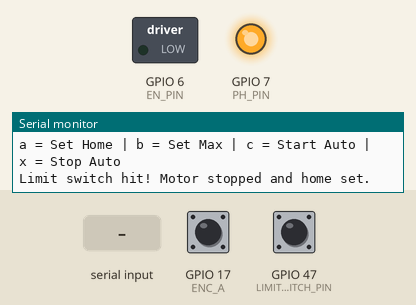
A sketch run on a simulated ESP32-S3. On the bench: switched loads named in the sketch (green lamp = pin HIGH), output pins drawn as LEDs (lit = HIGH), the last lines printed to the serial monitor. The inputs (shaded band) are chosen by the test bench; at power-on: GPIO 47 (LIMIT_SWITCH_PIN) HIGH, GPIO 17 (ENC_A) HIGH.

Above: at 1.2 s.
1.3 s: "0" received over Serial
At 2.9 s:
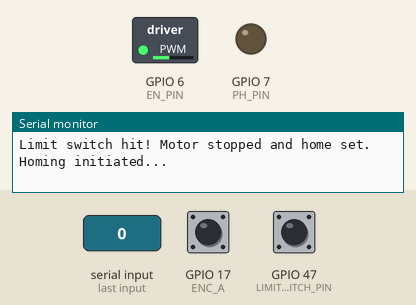
3.5 s: GPIO 47 (LIMIT_SWITCH_PIN) pulled LOW for 0.15 s
At 5.6 s:
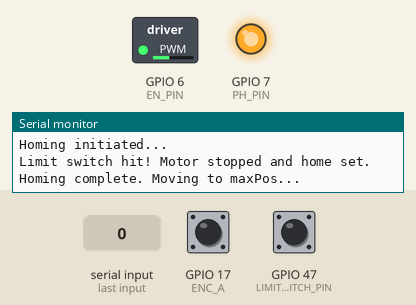
5.9 s: "4" received over Serial
At 6.3 s:
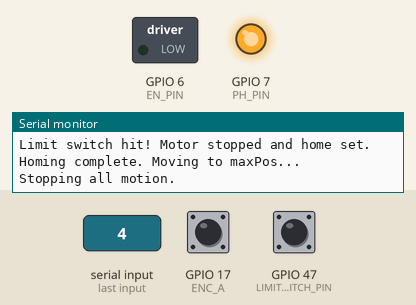
7.4 s: "c" received over Serial
At 7.9 s:
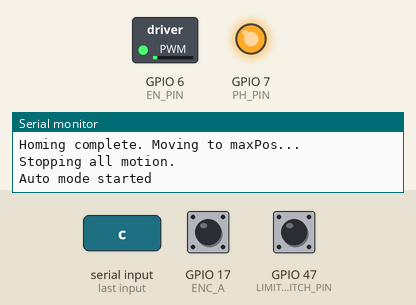
8.9 s: "5" received over Serial
At 10.1 s:
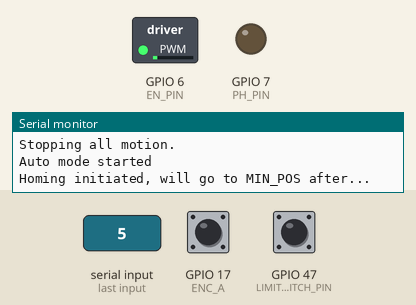
10.4 s: "x" received over Serial
At 10.9 s:
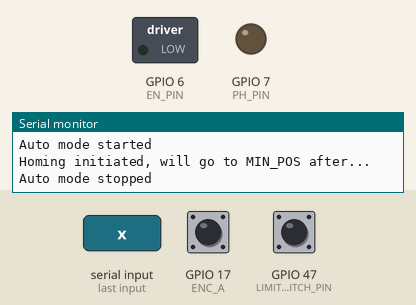
Timing chart, 0 to 12.9 s (numbered marks = the images above; inputs shaded):
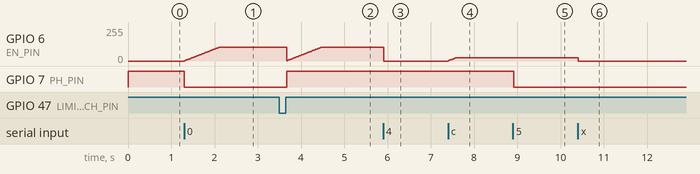

Measured:
- after the input at 1.3 s, GPIO 6 (EN_PIN): moves from 0/255 to 102/255 over 0.79 s, starting at once; GPIO 7 (PH_PIN): HIGH → LOW at once
- after the input at 3.5 s, GPIO 7 (PH_PIN): LOW → HIGH after 0.17 s
- after the input at 5.9 s, GPIO 6 (EN_PIN): 102/255 → 0/255 at once
- after the input at 7.4 s, GPIO 6 (EN_PIN): moves from 0/255 to 26/255 over 0.18 s, starting at once
- after the input at 8.9 s, GPIO 7 (PH_PIN): HIGH → LOW at once
- after the input at 10.4 s, GPIO 6 (EN_PIN): 26/255 → 0/255 at once

The sketch:

vd_testing_zero.ino
```cpp
#include <Arduino.h>
#include "driver/mcpwm.h"

// ----------------------
// Pin Assignments
// ----------------------
#define EN_PIN 6
#define PH_PIN 7
#define ENC_A 17
#define ENC_B 18
#define ENC_IDX 8
#define LIMIT_SWITCH_PIN 47  // Limit switch is HIGH when pressed

// ----------------------
// MCPWM Configuration
// ----------------------
#define MCPWM_UNIT MCPWM_UNIT_0
#define MCPWM_TIMER MCPWM_TIMER_0
#define MCPWM_GEN MCPWM_GEN_A

// ----------------------
// Motion Parameters
// ----------------------
#define MAX_DUTY 40
#define MIN_DUTY 10
#define ACCEL_STEP 1
#define LOOP_DELAY 20
#define MIN_POS 10000  // New minimum position

// ----------------------
// State Variables
// ----------------------
volatile long encoderCount = 0;
long homePos = 0;
long maxPos = 11000000;
bool autoMove = false;
bool movingForward = true;
bool isForward = true;

int targetDuty = 0;
int currentDuty = 0;
int motorState = 0; // 0 = stop, 1 = moving

unsigned long lastPrintTime = 0;
bool prevLimitSwitchState = LOW;

bool homing = false;
bool goToMinAfterHoming = false;
long moveTarget = -1;

// ----------------------
// Encoder Interrupt
// ----------------------
void IRAM_ATTR encoderISR() {
  encoderCount += (isForward ? 1 : -1);
}

// ----------------------
// Setup
// ----------------------
void setup() {
  Serial.begin(115200);

  pinMode(PH_PIN, OUTPUT);
  pinMode(LIMIT_SWITCH_PIN, INPUT_PULLUP);
  pinMode(ENC_A, INPUT_PULLUP);
  pinMode(ENC_B, INPUT_PULLUP);
  pinMode(ENC_IDX, INPUT_PULLUP);
  attachInterrupt(digitalPinToInterrupt(ENC_A), encoderISR, RISING);

  mcpwm_gpio_init(MCPWM_UNIT, MCPWM0A, EN_PIN);
  mcpwm_config_t pwm_config;
  pwm_config.frequency = 5000;
  pwm_config.cmpr_a = 0.0;
  pwm_config.cmpr_b = 0.0;
  pwm_config.counter_mode = MCPWM_UP_COUNTER;
  pwm_config.duty_mode = MCPWM_DUTY_MODE_0;
  mcpwm_init(MCPWM_UNIT, MCPWM_TIMER, &pwm_config);

  Serial.println("Commands:");
  Serial.println("0 = Home and go to max | 1 = Go to max | 2 = Go to mid | 3 = Go to min | 4 = Stop all | 5 = Home and go to min");
  Serial.println("a = Set Home | b = Set Max | c = Start Auto | x = Stop Auto");
}

// ----------------------
// Helper Function
// ----------------------
void moveToPosition(long target) {
  moveTarget = target;
  if (encoderCount < target) {
    digitalWrite(PH_PIN, HIGH);
    isForward = true;
  } else {
    digitalWrite(PH_PIN, LOW);
    isForward = false;
  }
  motorState = 1;
  targetDuty = MAX_DUTY;
}

// ----------------------
// Main Loop
// ----------------------
void loop() {
  // ---- Serial Input ----
  if (Serial.available() > 0) {
    char input = Serial.read();
    if (input == '0') {
      Serial.println("Homing initiated...");
      homing = true;
      goToMinAfterHoming = false;
      motorState = 1;
      targetDuty = MAX_DUTY;
      digitalWrite(PH_PIN, LOW);
      isForward = false;
    } else if (input == '1') {
      Serial.println("Moving to maxPos");
      moveToPosition(maxPos);
    } else if (input == '2') {
      Serial.println("Moving to midpoint");
      moveToPosition(maxPos / 2);
    } else if (input == '3') {
      Serial.print("Moving to minimum position: ");
      Serial.println(MIN_POS);
      moveToPosition(MIN_POS);
    } else if (input == '4') {
      Serial.println("Stopping all motion.");
      autoMove = false;
      motorState = 0;
      targetDuty = 0;
      moveTarget = -1;
    } else if (input == '5') {
      Serial.println("Homing initiated, will go to MIN_POS after...");
      homing = true;
      goToMinAfterHoming = true;
      motorState = 1;
      targetDuty = MAX_DUTY;
      digitalWrite(PH_PIN, LOW); // Reverse
      isForward = false;
    } else if (input == 'a') {
      noInterrupts();
      encoderCount = 0;
      interrupts();
      homePos = 0;
      Serial.println("Set Home: Encoder reset to 0");
    } else if (input == 'b') {
      maxPos = encoderCount;
      Serial.print("Set Max at: ");
      Serial.println(maxPos);
    } else if (input == 'c') {
      autoMove = true;
      movingForward = true;
      motorState = 1;
      digitalWrite(PH_PIN, HIGH);
      isForward = true;
      Serial.println("Auto mode started");
    } else if (input == 'x') {
      autoMove = false;
      motorState = 0;
      targetDuty = 0;
      moveTarget = -1;
      Serial.println("Auto mode stopped");
    }
  }

  // ---- Limit Switch Handling ----
  bool currentLimitSwitchState = digitalRead(LIMIT_SWITCH_PIN);
  if (currentLimitSwitchState == HIGH && prevLimitSwitchState == LOW) {
    motorState = 0;
    targetDuty = 0;
    currentDuty = 0;

    noInterrupts();
    encoderCount = 0;
    interrupts();

    homePos = 0;
    isForward = true;
    digitalWrite(PH_PIN, HIGH);  // Set direction to forward

    Serial.println("Limit switch hit! Motor stopped and home set.");

    if (homing) {
      homing = false;
      if (goToMinAfterHoming) {
        goToMinAfterHoming = false;
        Serial.println("Homing complete. Moving to MIN_POS...");
        moveToPosition(MIN_POS);
      } else {
        Serial.println("Homing complete. Moving to maxPos...");
        moveToPosition(maxPos);
      }
    }
  }
  prevLimitSwitchState = currentLimitSwitchState;

  // ---- Targeted Position Move ----
  if (!homing && moveTarget >= 0) {
    bool reached = (isForward && encoderCount >= moveTarget) ||
                   (!isForward && encoderCount <= moveTarget);
    if (reached) {
      motorState = 0;
      targetDuty = 0;
      moveTarget = -1;
      Serial.println("Target position reached.");
    }
  }

  // ---- Auto Move Logic ----
  if (autoMove) {
    long pos = encoderCount;
    long distance = abs(maxPos - homePos);
    long progress = abs(pos - (movingForward ? homePos : maxPos));
    float pct = (float)progress / distance;

    int dynamicTarget = (pct < 0.2) ? map(pct * 100, 0, 20, MIN_DUTY, MAX_DUTY) : MAX_DUTY;
    targetDuty = constrain(dynamicTarget, MIN_DUTY, MAX_DUTY);

    if (movingForward && encoderCount >= maxPos) {
      digitalWrite(PH_PIN, LOW);  // Reverse
      isForward = false;
      movingForward = false;
    } else if (!movingForward && encoderCount <= homePos) {
      digitalWrite(PH_PIN, HIGH); // Forward
      isForward = true;
      movingForward = true;
    }

    motorState = 1;
  }

  // ---- PWM Duty Smoothing ----
  if (currentDuty < targetDuty) {
    currentDuty += ACCEL_STEP;
    if (currentDuty > targetDuty) currentDuty = targetDuty;
  } else if (currentDuty > targetDuty) {
    currentDuty -= ACCEL_STEP;
    if (currentDuty < targetDuty) currentDuty = targetDuty;
  }

  mcpwm_set_duty(MCPWM_UNIT, MCPWM_TIMER, MCPWM_GEN, (motorState == 0) ? 0 : currentDuty);

  // ---- Live Encoder Display ----
  if (millis() - lastPrintTime >= 200) {
    //Serial.print("Encoder: ");
    //Serial.println(encoderCount);
    lastPrintTime = millis();
  }

  delay(LOOP_DELAY);
}
```
